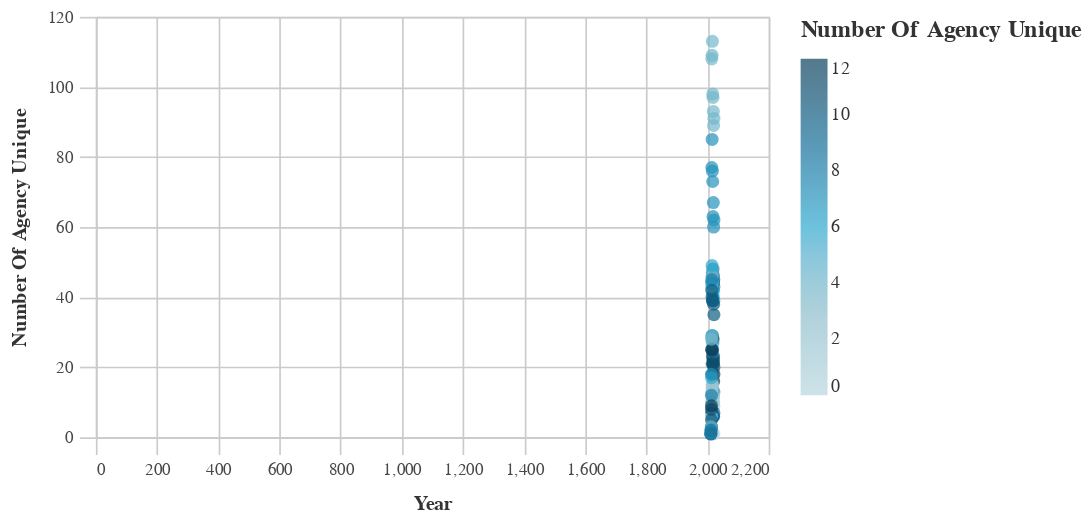

Write notebook code for a chart like this one.
### Code cell
_dla_utils.basic_scatter_chart(dist_years1,'n_agency_unique', 'prepared_y', 'dist')

### Figure 1 — Vega-Lite specification as saved in the notebook (floating-point values rounded to 4 significant figures)
{"usermeta": {"embedOptions": {"theme": "fivethirtyeight"}}, "config": {"view": {"continuousWidth": 400, "continuousHeight": 300}, "axis": {"domainColor": "#cbcbcb", "grid": true, "gridColor": "#cbcbcb", "gridWidth": 1, "labelColor": "#474747", "labelFont": "Nunito Sans", "labelFontSize": 10, "labelPadding": 4, "tickColor": "#cbcbcb", "tickSize": 10, "titleColor": "#333", "titleFont": "Raleway", "titleFontSize": 12, "titlePadding": 10}, "axisBand": {"grid": false}, "background": "white", "font": "Raleway", "header": {"labelFont": "Nunito Sans", "titleFont": "Raleway"}, "legend": {"labelColor": "#333", "labelFont": "Nunito Sans", "labelFontSize": 11, "labelLimit": 0, "padding": 1, "symbolSize": 30, "symbolType": "square", "titleColor": "#333", "titleFont": "Raleway", "titleFontSize": 14, "titlePadding": 10}, "title": {"anchor": "middle", "font": "Raleway", "fontSize": 18, "fontWeight": 300, "offset": 20}}, "data": {"name": "data-42b0e48d0924d04f421665fcfc5f047b"}, "mark": {"type": "circle", "size": 60}, "encoding": {"color": {"field": "dist", "legend": {"title": "Number Of Agency Unique"}, "scale": {"range": ["#B9D6DF", "#8CBCCB", "#2EA8CE", "#136C97", "#0B405B"]}, "type": "quantitative"}, "x": {"field": "prepared_y", "title": "Year", "type": "quantitative"}, "y": {"field": "n_agency_unique", "title": "Number Of Agency Unique", "type": "quantitative"}}, "height": 250, "title": "", "width": 400, "$schema": "https://vega.github.io/schema/vega-lite/v4.17.0.json", "datasets": {"data-42b0e48d0924d04f421665fcfc5f047b": [{"prepared_y": 2021.0, "dist": 0, "n_agency_unique": 1}, {"prepared_y": 2021.0, "dist": 1, "n_agency_unique": 9}, {"prepared_y": 2021.0, "dist": 2, "n_agency_unique": 13}, {"prepared_y": 2021.0, "dist": 3, "n_agency_unique": 45}, {"prepared_y": 2021.0, "dist": 4, "n_agency_unique": 91}, {"prepared_y": 2021.0, "dist": 5, "n_agency_unique": 13}, {"prepared_y": 2021.0, "dist": 6, "n_agency_unique": 39}, {"prepared_y": 2021.0, "dist": 7, "n_agency_unique": 62}, {"prepared_y": 2021.0, "dist": 8, "n_agency_unique": 43}, {"prepared_y": 2021.0, "dist": 9, "n_agency_unique": 7}, {"prepared_y": 2021.0, "dist": 10, "n_agency_unique": 35}, {"prepared_y": 2021.0, "dist": 11, "n_agency_unique": 20}, {"prepared_y": 2021.0, "dist": 12, "n_agency_unique": 18}, {"prepared_y": 2020.0, "dist": 1, "n_agency_unique": 12}, {"prepared_y": 2020.0, "dist": 2, "n_agency_unique": 10}, {"prepared_y": 2020.0, "dist": 3, "n_agency_unique": 43}, {"prepared_y": 2020.0, "dist": 4, "n_agency_unique": 89}, {"prepared_y": 2020.0, "dist": 5, "n_agency_unique": 21}, {"prepared_y": 2020.0, "dist": 6, "n_agency_unique": 42}, {"prepared_y": 2020.0, "dist": 7, "n_agency_unique": 60}, {"prepared_y": 2020.0, "dist": 8, "n_agency_unique": 45}, {"prepared_y": 2020.0, "dist": 9, "n_agency_unique": 6}, {"prepared_y": 2020.0, "dist": 10, "n_agency_unique": 38}, {"prepared_y": 2020.0, "dist": 11, "n_agency_unique": 23}, {"prepared_y": 2020.0, "dist": 12, "n_agency_unique": 16}, {"prepared_y": 2019.0, "dist": 1, "n_agency_unique": 12}, {"prepared_y": 2019.0, "dist": 2, "n_agency_unique": 12}, {"prepared_y": 2019.0, "dist": 3, "n_agency_unique": 46}, {"prepared_y": 2019.0, "dist": 4, "n_agency_unique": 93}, {"prepared_y": 2019.0, "dist": 5, "n_agency_unique": 22}, {"prepared_y": 2019.0, "dist": 6, "n_agency_unique": 40}, {"prepared_y": 2019.0, "dist": 7, "n_agency_unique": 67}, {"prepared_y": 2019.0, "dist": 8, "n_agency_unique": 46}, {"prepared_y": 2019.0, "dist": 9, "n_agency_unique": 6}, {"prepared_y": 2019.0, "dist": 10, "n_agency_unique": 44}, {"prepared_y": 2019.0, "dist": 11, "n_agency_unique": 22}, {"prepared_y": 2019.0, "dist": 12, "n_agency_unique": 21}, {"prepared_y": 2018.0, "dist": 1, "n_agency_unique": 11}, {"prepared_y": 2018.0, "dist": 2, "n_agency_unique": 11}, {"prepared_y": 2018.0, "dist": 3, "n_agency_unique": 47}, {"prepared_y": 2018.0, "dist": 4, "n_agency_unique": 97}, {"prepared_y": 2018.0, "dist": 5, "n_agency_unique": 27}, {"prepared_y": 2018.0, "dist": 6, "n_agency_unique": 42}, {"prepared_y": 2018.0, "dist": 7, "n_agency_unique": 63}, {"prepared_y": 2018.0, "dist": 8, "n_agency_unique": 48}, {"prepared_y": 2018.0, "dist": 9, "n_agency_unique": 6}, {"prepared_y": 2018.0, "dist": 10, "n_agency_unique": 44}, {"prepared_y": 2018.0, "dist": 11, "n_agency_unique": 21}, {"prepared_y": 2018.0, "dist": 12, "n_agency_unique": 28}, {"prepared_y": 2017.0, "dist": 0, "n_agency_unique": 1}, {"prepared_y": 2017.0, "dist": 1, "n_agency_unique": 10}, {"prepared_y": 2017.0, "dist": 2, "n_agency_unique": 15}, {"prepared_y": 2017.0, "dist": 3, "n_agency_unique": 44}, {"prepared_y": 2017.0, "dist": 4, "n_agency_unique": 98}, {"prepared_y": 2017.0, "dist": 5, "n_agency_unique": 24}, {"prepared_y": 2017.0, "dist": 6, "n_agency_unique": 41}, {"prepared_y": 2017.0, "dist": 7, "n_agency_unique": 73}, {"prepared_y": 2017.0, "dist": 8, "n_agency_unique": 43}, {"prepared_y": 2017.0, "dist": 9, "n_agency_unique": 6}, {"prepared_y": 2017.0, "dist": 10, "n_agency_unique": 39}, {"prepared_y": 2017.0, "dist": 11, "n_agency_unique": 25}, {"prepared_y": 2017.0, "dist": 12, "n_agency_unique": 13}, {"prepared_y": 2016.0, "dist": 0, "n_agency_unique": 1}, {"prepared_y": 2016.0, "dist": 1, "n_agency_unique": 13}, {"prepared_y": 2016.0, "dist": 2, "n_agency_unique": 12}, {"prepared_y": 2016.0, "dist": 3, "n_agency_unique": 47}, {"prepared_y": 2016.0, "dist": 4, "n_agency_unique": 113}, {"prepared_y": 2016.0, "dist": 5, "n_agency_unique": 27}, {"prepared_y": 2016.0, "dist": 6, "n_agency_unique": 47}, {"prepared_y": 2016.0, "dist": 7, "n_agency_unique": 76}, {"prepared_y": 2016.0, "dist": 8, "n_agency_unique": 46}, {"prepared_y": 2016.0, "dist": 9, "n_agency_unique": 6}, {"prepared_y": 2016.0, "dist": 10, "n_agency_unique": 39}, {"prepared_y": 2016.0, "dist": 11, "n_agency_unique": 23}, {"prepared_y": 2016.0, "dist": 12, "n_agency_unique": 29}, {"prepared_y": 2015.0, "dist": 1, "n_agency_unique": 14}, {"prepared_y": 2015.0, "dist": 2, "n_agency_unique": 15}, {"prepared_y": 2015.0, "dist": 3, "n_agency_unique": 46}, {"prepared_y": 2015.0, "dist": 4, "n_agency_unique": 109}, {"prepared_y": 2015.0, "dist": 5, "n_agency_unique": 29}, {"prepared_y": 2015.0, "dist": 6, "n_agency_unique": 49}, {"prepared_y": 2015.0, "dist": 7, "n_agency_unique": 85}, {"prepared_y": 2015.0, "dist": 8, "n_agency_unique": 44}, {"prepared_y": 2015.0, "dist": 9, "n_agency_unique": 7}, {"prepared_y": 2015.0, "dist": 10, "n_agency_unique": 40}, {"prepared_y": 2015.0, "dist": 11, "n_agency_unique": 21}, {"prepared_y": 2015.0, "dist": 12, "n_agency_unique": 18}, {"prepared_y": 2014.0, "dist": 1, "n_agency_unique": 12}, {"prepared_y": 2014.0, "dist": 2, "n_agency_unique": 13}, {"prepared_y": 2014.0, "dist": 3, "n_agency_unique": 43}, {"prepared_y": 2014.0, "dist": 4, "n_agency_unique": 108}, {"prepared_y": 2014.0, "dist": 5, "n_agency_unique": 29}, {"prepared_y": 2014.0, "dist": 6, "n_agency_unique": 44}, {"prepared_y": 2014.0, "dist": 7, "n_agency_unique": 77}, {"prepared_y": 2014.0, "dist": 8, "n_agency_unique": 45}, {"prepared_y": 2014.0, "dist": 9, "n_agency_unique": 7}, {"prepared_y": 2014.0, "dist": 10, "n_agency_unique": 42}, {"prepared_y": 2014.0, "dist": 11, "n_agency_unique": 25}, {"prepared_y": 2014.0, "dist": 12, "n_agency_unique": 25}, {"prepared_y": 2013.0, "dist": 1, "n_agency_unique": 3}, {"prepared_y": 2013.0, "dist": 2, "n_agency_unique": 6}, {"prepared_y": 2013.0, "dist": 3, "n_agency_unique": 10}, {"prepared_y": 2013.0, "dist": 4, "n_agency_unique": 28}, {"prepared_y": 2013.0, "dist": 5, "n_agency_unique": 3}, {"prepared_y": 2013.0, "dist": 6, "n_agency_unique": 17}, {"prepared_y": 2013.0, "dist": 7, "n_agency_unique": 18}, {"prepared_y": 2013.0, "dist": 8, "n_agency_unique": 12}, {"prepared_y": 2013.0, "dist": 9, "n_agency_unique": 3}, {"prepared_y": 2013.0, "dist": 10, "n_agency_unique": 5}, {"prepared_y": 2013.0, "dist": 11, "n_agency_unique": 8}, {"prepared_y": 2013.0, "dist": 12, "n_agency_unique": 9}, {"prepared_y": 2012.0, "dist": 4, "n_agency_unique": 3}, {"prepared_y": 2012.0, "dist": 7, "n_agency_unique": 1}, {"prepared_y": 2012.0, "dist": 8, "n_agency_unique": 2}, {"prepared_y": 2011.0, "dist": 4, "n_agency_unique": 1}, {"prepared_y": 2011.0, "dist": 8, "n_agency_unique": 2}, {"prepared_y": 2011.0, "dist": 11, "n_agency_unique": 1}, {"prepared_y": 2010.0, "dist": 8, "n_agency_unique": 1}]}}
